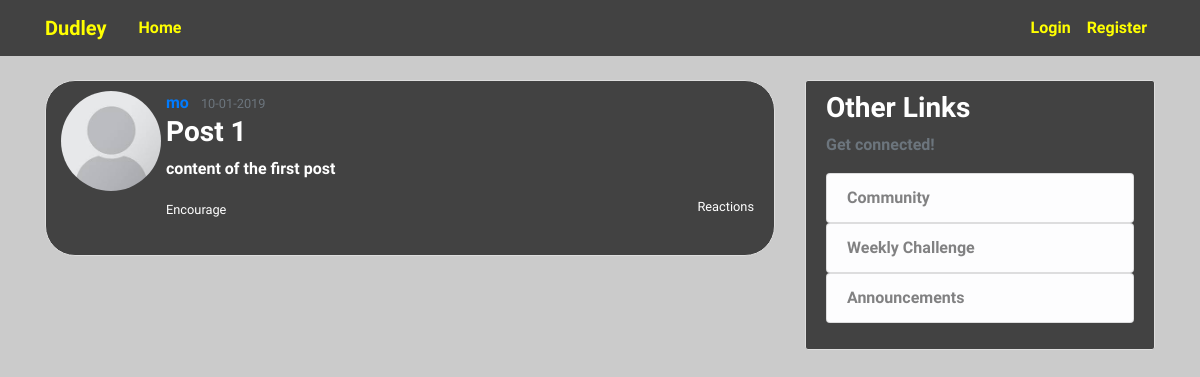
/post/1, run on an earlier commit of the app's database.
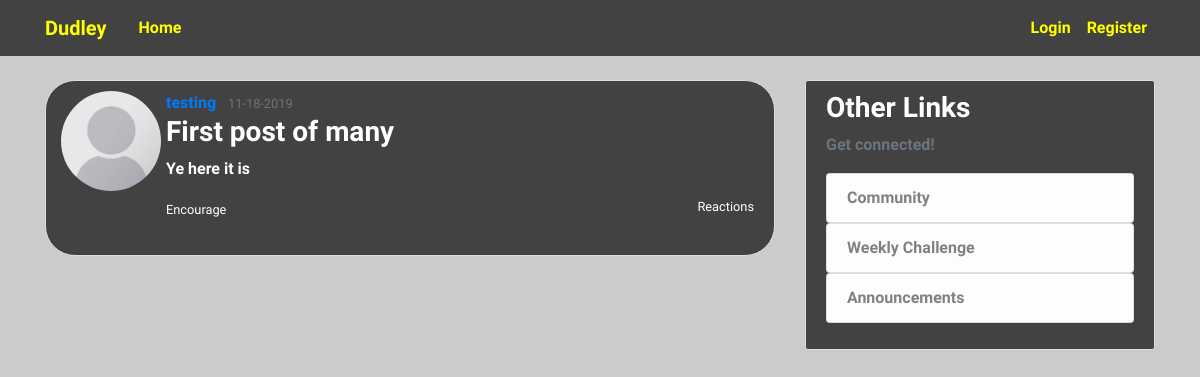
And on a later commit of the database.
### files/models.py (models this page shows, shortened)
class User(db.Model, UserMixin):
    id = db.Column(db.Integer, primary_key=True)
    username = db.Column(db.String(20), unique=True, nullable=False)
    email = db.Column(db.String(120), nullable=True, unique=True)
    image_file = db.Column(db.String(20), nullable=False, default='default.jpg')
    password = db.Column(db.String(60), nullable=False)
    posts = db.relationship('Post', backref='author', lazy=True)
    roles = db.relationship(
        'Role',
        secondary=roles_users,
        backref=db.backref('users', lazy='dynamic')
    )

class Post(db.Model):
    id = db.Column(db.Integer, primary_key=True)
    title = db.Column(db.String(100), nullable=False)
    date_posted = db.Column(db.DateTime, nullable=False, default=datetime.utcnow)
    content = db.Column(db.Text, nullable=False)
    user_id = db.Column(db.Integer, db.ForeignKey('user.id'), nullable=False)

### files/posts/routes.py (the view)
@posts.route('/post/<int:post_id>')
def post(post_id):
    post = Post.query.get_or_404(post_id)
    return render_template('post.html', title=post.title, post=post)

### files/templates/post.html (shortened to what this page needs)
{% extends "layout.html" %}
{% block content %}
  <article class="media content-section round">
          <div class="picbut">
            <img class="rounded-circle article-img" src="{{ url_for('static', filename='profile_pics/' + post.author.image_file) }}">
          </div>
        <div class="media-body">
          <a class="mr-2" href="{{ url_for('users.user_posts', username=post.author.username)}}">{{ post.author.username }}</a>
          <small class="text-muted">{{ post.date_posted.strftime('%m-%d-%Y') }}</small>
          <h2 class="article-title">{{ post.title }}</h2>
          <p class="article-content">{{ post.content }}</p>
          <div class="article-metadata">
            <small class="encouragebutton">Encourage</small>
            <small class="viewcomments">Reactions</small>
            <br></br>
            </div>
        </div>
  </article>
{% endblock content %}

What changed in the data, as far as the page shows it:
no longer on this page (row edited): User: image_file (placeholder picture), author.username "mo"
now on this page (row edited): User: image_file (placeholder picture), author.username "testing"
changed Post: date_posted "10-01-2019" → "11-18-2019"; title "Post 1" → "First post of many"; content "content of the first post" → "Ye here it is"
